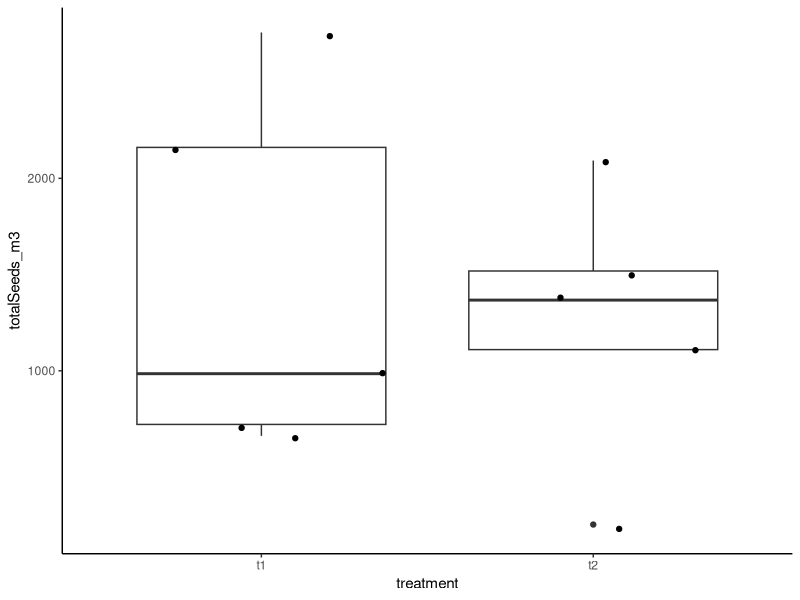
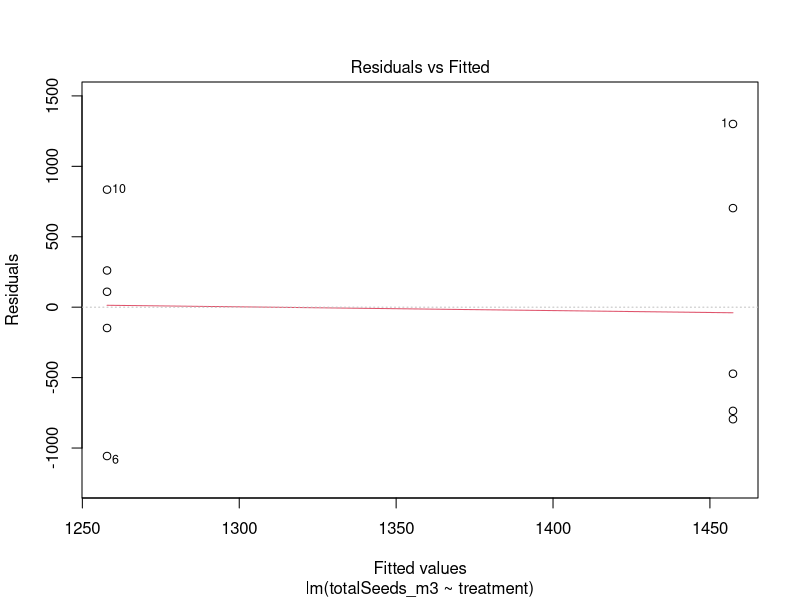
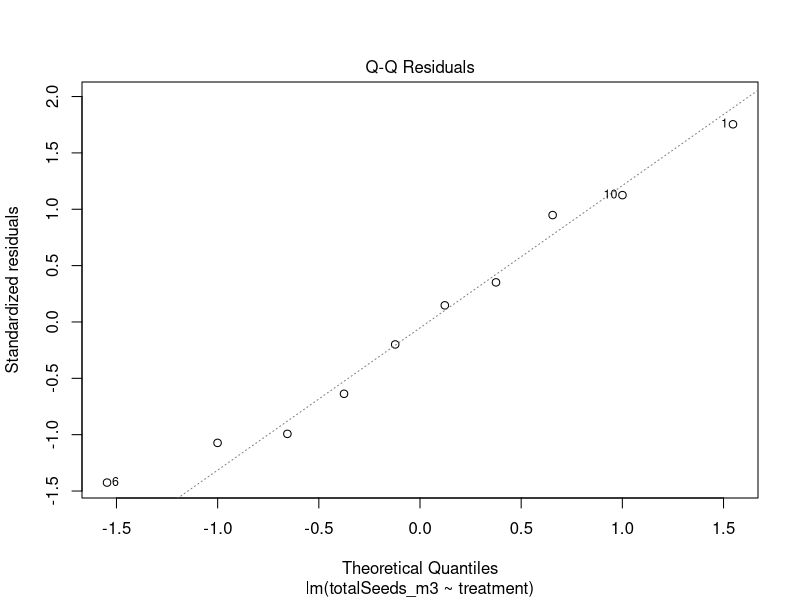
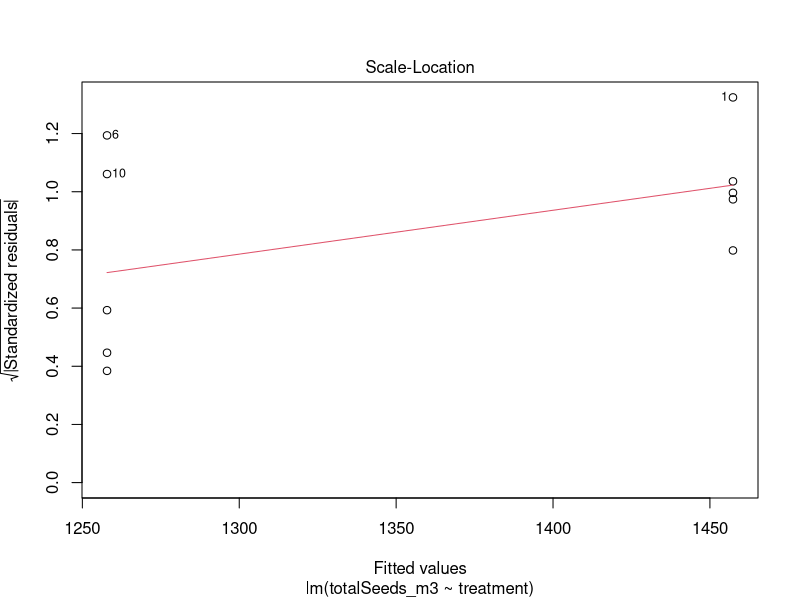
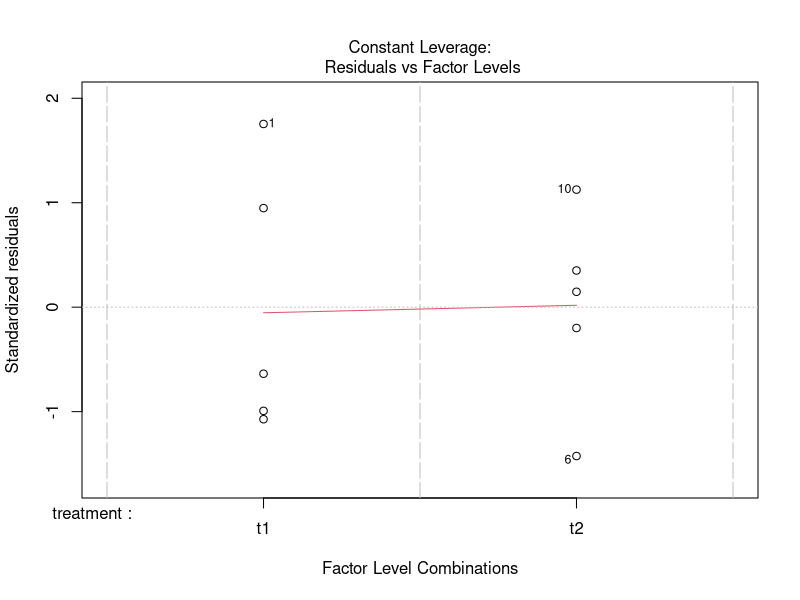

R code for these plots, in order: (Note: this script raises an error after producing the figures.)
# Project: Seed Bank
# Author: Sierra Gugel
# Date: March 2026
# Co-authors: Akasha Faist, Madeline Mayorga
# version: 1
# Purpose: This code should run after 01.data_wrangling. You will load the output data from the first script which should be a single .csv with seed counts by species and by sample type. This code will run analyses for total seeds, monocots only, dicots only, seed appendage, and single species analysis. 

# Load Libraries
library(tidyverse)
library(dplyr)
library(ggplot2)
#library(lme4)

# Load the data
seedsummary <- read.csv("output/species_summary_table.csv")

# Total Seed Counts
# for this, we do not care about species at all. 
# summarize the data to the sample_ID level

sample_summary <- seedsummary %>%
  group_by(sample_ID, treatment) %>%
  summarise(totalSeeds_m3 = sum(seeds_m3))

# visualization
sample_summary %>%
  filter(treatment != "cc") %>%
  ggplot()+
  geom_boxplot(mapping = aes(x = treatment, y = totalSeeds_m3)) +
  geom_jitter(mapping = aes( x = treatment, y = totalSeeds_m3)) +
  theme_classic()


# statistical analysis 
# is there a difference in the total number of seeds that germinated for treatment 1 vs. treatment 2?
# try a linear model
# before running the model, actually remove the control pots from the analysis
sample_summary_noControls <- sample_summary %>% 
  filter(treatment != "cc")

# run the model
totalseed.lm <- lm(totalSeeds_m3 ~ treatment, data = sample_summary_noControls)
summary(totalseed.lm)
plot(totalseed.lm) # determine if a regular linear model is ok for your data 
# if you have random effects to include in the model, use the 'lme4' package and the function lmer()
# model interpretation: the intercept is positive and significant (p < 0.004) which just means that both treatments have positive averages (non-zero). Treatment 1 is not different from treatment 2 (F = 0.1447, df = 1 and 8, p = 0.71, adj. R2 = -0.105).


# GLMM (counts) would be best = count data, non-negative integers, often skewed
# first option is a poisson distribution but this may not work great if there is overdispersion 
m1 <- glmer(
  abundance ~ treatment + (1 | block),
  family = poisson,
  data = df
)

# another option is negative binomial 
m2 <- glmmTMB(
  abundance ~ treatment + (1 | block),
  family = nbinom2,
  data = df
)

# if you need a zero-inflated model
m3 <- glmmTMB(
  abundance ~ treatment + (1 | block),
  ziformula = ~1,
  family = nbinom2,
  data = df
)

# if the samples differ in soil volume or area, you should account for this with an offset in your model
m4 <- glmmTMB(
  abundance ~ treatment + offset(log(area_m2)) + (1 | block),
  family = nbinom2,
  data = df
)

# how to adjust the output so that it is biologically relevent (1.0 = no effect, 1.5 = 50% higher emergence, 0.7 = 30% lower emergence)
exp(fixef(m2)$cond)












# Monocot Seed Counts
# for this, we care about only the monocots, so we will filter for that data and then run the same visualization and analysis
monocot_summary <- seedsummary %>%
  filter(treatment != "cc") %>%
  filter(m_d == "M") %>%
  group_by(sample_ID, treatment) %>%
  summarise(totalSeeds_m3 = sum(seeds_m3))

# visualization
monocot_summary %>%
  ggplot()+
  geom_boxplot(mapping = aes(x = treatment, y = totalSeeds_m3)) +
  geom_jitter(mapping = aes( x = treatment, y = totalSeeds_m3)) +
  theme_classic()


# statistical analysis 
# is there a difference in the total number of monocots that germinated for treatment 1 vs. treatment 2?
# try a linear model
monocotseed.lm <- lm(totalSeeds_m3 ~ treatment, data = monocot_summary)
summary(monocotseed.lm)
plot(monocotseed.lm) # determine if a regular linear model is ok for your data 
# if you have random effects to include in the model, use the 'lme4' package and the function lmer()
# model interpretation: the intercept is positive and significant (p < 0.007) which just means that both treatments have positive averages (non-zero). Treatment 1 is not different from treatment 2 (F = 1.084, df = 1 and 8, p = 0.33, adj. R2 = 0.009).



# Dicot Seed Counts
# for this, we care about only the dicots, so we will filter for that data and then run the same visualization and analysis
dicot_summary <- seedsummary %>%
  filter(treatment != "cc") %>%
  filter(m_d == "D") %>%
  group_by(sample_ID, treatment) %>%
  summarise(totalSeeds_m3 = sum(seeds_m3))

# visualization
dicot_summary %>%
  ggplot()+
  geom_boxplot(mapping = aes(x = treatment, y = totalSeeds_m3)) +
  geom_jitter(mapping = aes( x = treatment, y = totalSeeds_m3)) +
  theme_classic()


# statistical analysis 
# is there a difference in the total number of monocots that germinated for treatment 1 vs. treatment 2?
# try a linear model
dicotseed.lm <- lm(totalSeeds_m3 ~ treatment, data = dicot_summary)
summary(dicotseed.lm)
plot(dicotseed.lm) # determine if a regular linear model is ok for your data 
# if you have random effects to include in the model, use the 'lme4' package and the function lmer()
# model interpretation: the intercept is positive but not significant (p =0.08) which means that the average number of dicots in the soil is not significantly different from zero. Treatment 1 is not different from treatment 2 (F = 2.1, df = 1 and 3, p = 0.24, adj. R2 = 0.22).


# Seed appendage - does a seed appendage affect germination rates in treatment 1 vs. treatment 2 differently?
# for this, we will sort the species into yes seed appendage or no seed appendage categories and then run treatment level analyses. you could do something similar for plant nativeness, invasiveness, or other important characteristics

appendage_summary <- seedsummary %>%
  filter(treatment != "cc") %>%
  group_by(sample_ID, treatment, seed_appendage) %>%
  summarise(totalSeeds_m3 = sum(seeds_m3), .groups = "drop")

# you might want to consider what should be done about samples with no value. should those be zeros? If so, there are ways of adding rows for zeros because that will impact the statistical analysis. 

appendage_summary %>%
  ggplot(aes(x = treatment, y = totalSeeds_m3, fill = seed_appendage)) +
  geom_boxplot(position = position_dodge(width = 0.8)) +
  geom_jitter(aes(color = seed_appendage),
              position = position_jitterdodge(jitter.width = 0.2, dodge.width = 0.8)) +
  theme_classic()


# statistical analysis 
# is there a difference in the total number of germinated seeds that had an appendage or not for the two treatments?
# try a linear model
appendage.lm <- lm(totalSeeds_m3 ~ treatment+seed_appendage, data = appendage_summary)
summary(appendage.lm)
plot(appendage.lm) # determine if a regular linear model is ok for your data 
# if you have random effects to include in the model, use the 'lme4' package and the function lmer()
# model interpretation: the intercept is positive (non-zero). Treatment 1 is not different from treatment 2. And seed appendage was not different.


# Species - for an individual species, are there treatment differences?
# Try BRTE (cheatgrass)
brte_summary <- seedsummary %>%
  filter(treatment != "cc") %>%
  filter(species_code == "BRTE") %>%
  group_by(sample_ID, treatment) %>%
  summarise(totalSeeds_m3 = sum(seeds_m3), .groups = "drop")

# you might want to consider what should be done about samples with no value. should those be zeros? If so, there are ways of adding rows for zeros because that will impact the statistical analysis. 

brte_summary %>%
  ggplot(mapping = aes(x = treatment, y = totalSeeds_m3)) +
  geom_boxplot()+
  geom_jitter()+
  theme_classic()


# statistical analysis 
# is there a difference in the total number of germinated seeds that had an appendage or not for the two treatments?
# try a linear model
brte.lm <- lm(totalSeeds_m3 ~ treatment, data = brte_summary)
summary(brte.lm)
plot(brte.lm) # determine if a regular linear model is ok for your data 
# if you have random effects to include in the model, use the 'lme4' package and the function lmer()
# model interpretation: cheatgrass germinated and has a positive (non-zero) average. It is present. Treatment 1 is not different from treatment 2 (F=0.32, df = 1 and 5, p = 0.6, adj. R2 = -0.13)


### All species at once
# Species - for an individual species, are there treatment differences?
# Try BRTE (cheatgrass)
species_summary <- seedsummary %>%
  filter(treatment != "cc") %>%
  group_by(sample_ID, treatment, species_code) %>%
  summarise(totalSeeds_m3 = sum(seeds_m3), .groups = "drop")

# you might want to consider what should be done about samples with no value. should those be zeros? If so, there are ways of adding rows for zeros because that will impact the statistical analysis. 

species_summary %>%
  ggplot(aes(x = treatment, y = totalSeeds_m3, fill = species_code)) +
  geom_boxplot(position = position_dodge(width = 0.8)) +
  geom_jitter(aes(color = species_code),
              position = position_jitterdodge(jitter.width = 0.2, dodge.width = 0.8)) +
  theme_classic()


# statistical analysis 
# is there a difference in the total number of germinated seeds that had an appendage or not for the two treatments?
# try a linear model
species.lm <- lm(totalSeeds_m3 ~ treatment+species_code, data = species_summary)
summary(species.lm)
plot(species.lm) # determine if a regular linear model is ok for your data 
# if you have random effects to include in the model, use the 'lme4' package and the function lmer()
# model interpretation: there are seedlings in the pot (positive and significant intercept). There are no differences in treatment 1 or 2 and no differences by species

# From here, you could go into community composition analyses (PCA or PCoA) to deal with multi-dimensional data
